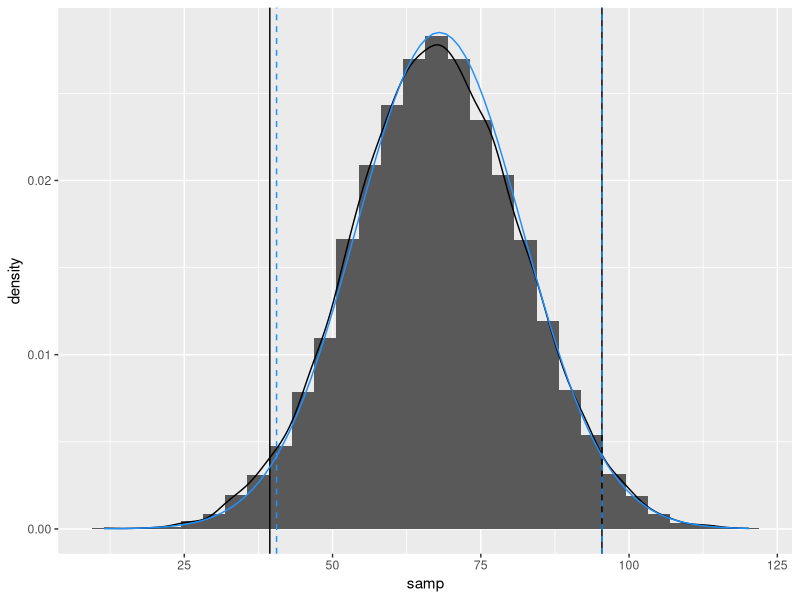

This chart was generated by the following R code: (Note: this script raises an error after producing the figure.)
## ---- chunk 1
#DO NOT EDIT THIS CHUNK OR ANYTHING ABOVE IT!
knitr::opts_chunk$set(echo = TRUE, eval = TRUE, fig.align = "center", warning = F, message = F, tidy=T, tidy.opts=list(width.cutoff=50))
## ---- chunk 2
pnorm(60, mean = 68, sd = 14)
## ---- chunk 3
qnorm(.95, mean = 68, sd = 14)
## ---- chunk 4
1 - pnorm(80, mean = 68, sd = 14)
## ---- chunk 5
pnorm(75, mean = 68, sd = 14) - pnorm(65, mean = 68, sd = 14)
## ---- chunk 6
2*(1 - pnorm(88,mean = 68, sd = 14))
## ---- chunk 7
set.seed(348)
samp <- rnorm(10000, mean = 68, sd = 14)
mean(samp < 60)
mean(samp > 80)
quantile(samp, .95)
## ---- chunk 8
mean(samp > 65 & samp < 75)
mean(samp < 48 & samp > 88)
## ---- chunk 9
library(ggplot2)
df <- data.frame(samp) #makes your sample a column of a dataframe called df
ggplot(df, aes(x = samp)) + geom_histogram(aes(y=..density..)) + geom_density() + geom_vline(xintercept = quantile(df$samp,.025)) + geom_vline(xintercept = quantile(df$samp,.975)) +
  stat_function(geom = "line", fun = dnorm, args = list(mean = 68, sd = 14), color = "dodgerblue") + geom_vline(xintercept = qnorm(.025, mean = 68, sd = 14), color = "dodgerblue", linetype = "dashed") +
geom_vline(xintercept = qnorm(.975, mean = 68, sd = 14), color = "dodgerblue", linetype = "dashed")
## ---- chunk 10
library(dplyr)
quakes %>% filter(depth > median(depth)) %>% summarize(mean(mag))
quakes %>% filter(depth < median(depth)) %>% summarize(mean(mag))
## ---- chunk 11
quakes <- quakes %>% mutate(depth_m = depth * 1000) #assigned to new variable to suppress print
## ---- chunk 12
library(maps) #install.packages("maps") if not on the servers
world <- map_data("world")

ggplot(quakes, aes(x= long, y = lat)) + geom_point(aes(color = depth)) + coord_map() + geom_polygon(aes(long, lat, group = group), data = world, fill = "red") + 
  xlim(150,200) + ylim(-50,0) 

## ---- chunk 13
## DO NOT DELETE OR MODIFY THIS CHUNK: IT MUST BE PRESENT TO RECEIVE CREDIT FOR THE ASSIGNMENT
sessionInfo(); Sys.time(); Sys.info()
